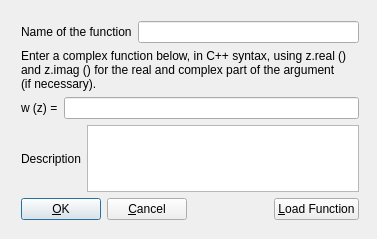
<ui version="4.0" >
 <class>ComplexDialog</class>
 <widget class="QDialog" name="ComplexDialog" >
  <property name="geometry" >
   <rect>
    <x>0</x>
    <y>0</y>
    <width>377</width>
    <height>239</height>
   </rect>
  </property>
  <property name="windowTitle" >
   <string>Enter a complex function</string>
  </property>
  <widget class="QWidget" name="" >
   <property name="geometry" >
    <rect>
     <x>10</x>
     <y>10</y>
     <width>360</width>
     <height>221</height>
    </rect>
   </property>
   <layout class="QVBoxLayout" >
    <item>
     <layout class="QHBoxLayout" >
      <property name="spacing" >
       <number>6</number>
      </property>
      <property name="leftMargin" >
       <number>0</number>
      </property>
      <property name="topMargin" >
       <number>0</number>
      </property>
      <property name="rightMargin" >
       <number>0</number>
      </property>
      <property name="bottomMargin" >
       <number>0</number>
      </property>
      <item>
       <widget class="QLabel" name="NameLabel" >
        <property name="text" >
         <string>Name of the function</string>
        </property>
       </widget>
      </item>
      <item>
       <widget class="QLineEdit" name="nameEdit" />
      </item>
     </layout>
    </item>
    <item>
     <widget class="QLabel" name="IntroLabel" >
      <property name="text" >
       <string>Enter a complex function below, in C++ syntax, using z.real ()
and z.imag () for the real and complex part of the argument
(if necessary).</string>
      </property>
     </widget>
    </item>
    <item>
     <layout class="QHBoxLayout" >
      <property name="spacing" >
       <number>6</number>
      </property>
      <property name="leftMargin" >
       <number>0</number>
      </property>
      <property name="topMargin" >
       <number>0</number>
      </property>
      <property name="rightMargin" >
       <number>0</number>
      </property>
      <property name="bottomMargin" >
       <number>0</number>
      </property>
      <item>
       <widget class="QLabel" name="WLabel" >
        <property name="text" >
         <string>w (z) =</string>
        </property>
       </widget>
      </item>
      <item>
       <widget class="QLineEdit" name="WEdit" />
      </item>
     </layout>
    </item>
    <item>
     <layout class="QHBoxLayout" >
      <item>
       <widget class="QLabel" name="DescLabel" >
        <property name="text" >
         <string>Description</string>
        </property>
       </widget>
      </item>
      <item>
       <widget class="QTextEdit" name="textEdit" />
      </item>
     </layout>
    </item>
    <item>
     <spacer>
      <property name="orientation" >
       <enum>Qt::Vertical</enum>
      </property>
      <property name="sizeType" >
       <enum>QSizePolicy::Expanding</enum>
      </property>
      <property name="sizeHint" >
       <size>
        <width>358</width>
        <height>16</height>
       </size>
      </property>
     </spacer>
    </item>
    <item>
     <layout class="QHBoxLayout" >
      <property name="spacing" >
       <number>6</number>
      </property>
      <property name="leftMargin" >
       <number>0</number>
      </property>
      <property name="topMargin" >
       <number>0</number>
      </property>
      <property name="rightMargin" >
       <number>0</number>
      </property>
      <property name="bottomMargin" >
       <number>0</number>
      </property>
      <item>
       <widget class="QPushButton" name="okButton" >
        <property name="text" >
         <string>&amp;OK</string>
        </property>
       </widget>
      </item>
      <item>
       <widget class="QPushButton" name="cancelButton" >
        <property name="text" >
         <string>&amp;Cancel</string>
        </property>
       </widget>
      </item>
      <item>
       <spacer>
        <property name="orientation" >
         <enum>Qt::Horizontal</enum>
        </property>
        <property name="sizeType" >
         <enum>QSizePolicy::Expanding</enum>
        </property>
        <property name="sizeHint" >
         <size>
          <width>20</width>
          <height>20</height>
         </size>
        </property>
       </spacer>
      </item>
      <item>
       <widget class="QPushButton" name="loadButton" >
        <property name="enabled" >
         <bool>true</bool>
        </property>
        <property name="text" >
         <string>&amp;Load Function</string>
        </property>
       </widget>
      </item>
     </layout>
    </item>
   </layout>
  </widget>
 </widget>
 <layoutdefault spacing="6" margin="11" />
 <pixmapfunction>qPixmapFromMimeSource</pixmapfunction>
 <resources/>
 <connections>
  <connection>
   <sender>cancelButton</sender>
   <signal>clicked()</signal>
   <receiver>ComplexDialog</receiver>
   <slot>close()</slot>
   <hints>
    <hint type="sourcelabel" >
     <x>20</x>
     <y>20</y>
    </hint>
    <hint type="destinationlabel" >
     <x>20</x>
     <y>20</y>
    </hint>
   </hints>
  </connection>
 </connections>
</ui>
